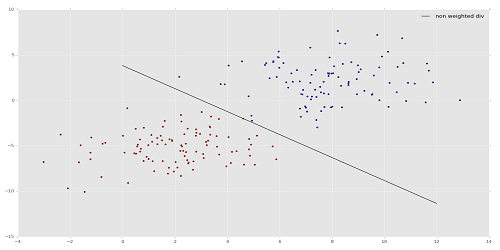
#> input picture mainsvmimage.png, 500 x 250 px, given in place of the camera
$ python 10_opencv_GradientAndEdgeDetection.py   (older library calls are emulated)
#> lines starting #> are read from the running program, lines starting #| are printed output that depends on the picture; after the words box and inside, x2 and y2 are one past the last pixel; in counts of white or black regions, pixels touching at a corner belong together
from cv2 import cv2
import numpy as np

#capture webcam
cap = cv2.VideoCapture(0)

while True:
    #read video
    _, frame = cap.read()
#> frame is the input picture: shape (250, 500, 3); mean B, G, R 231.8, 231.6, 231.8

    #HSV - Hue Saturation Value
    hsv = cv2.cvtColor(frame, cv2.COLOR_BGR2HSV)
#> hsv: shape (250, 500, 3); mean H, S, V 1.4, 0.9, 232.1

    #range for filter
    lower_red = np.array([30,150,50])
    upper_red = np.array([255,255,180])

    #mask shows red as positive (white) (shows red, blue, green)
    mask = cv2.inRange(hsv, lower_red, upper_red)
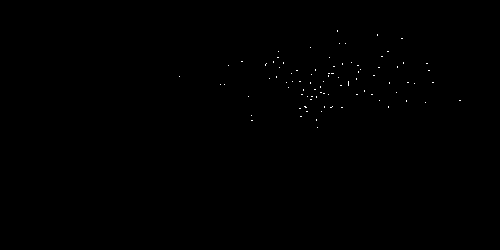
#> mask: shape (250, 500); 0.12% white in thin lines or dots, all inside (x1, y1, x2, y2) = (179, 30, 461, 128)
    #bitwise AND
    res = cv2.bitwise_and(frame,frame, mask= mask)

    #Gradients
    #Laplacian
    laplacian = cv2.Laplacian(frame,cv2.CV_64F)
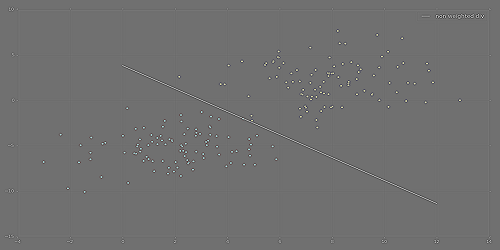
#> laplacian: shape (250, 500, 3) float64; mean B, G, R 0, 0, 0; drawn with min black and max white
    #x
    sobelx = cv2.Sobel(frame,cv2.CV_64F,1,0,ksize=5)
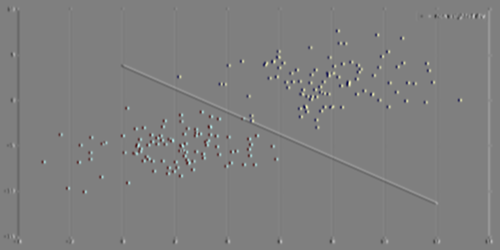
#> sobelx: shape (250, 500, 3) float64; mean B, G, R 0, 0, 0; drawn with min black and max white
    #y
    sobely = cv2.Sobel(frame,cv2.CV_64F,0,1,ksize=5)
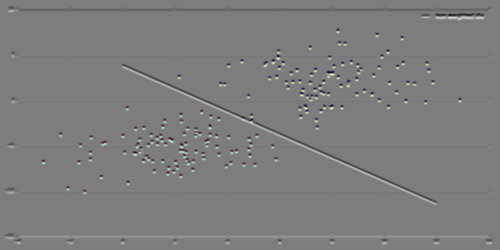
#> sobely: shape (250, 500, 3) float64; mean B, G, R 0, 0, 0; drawn with min black and max white

    #canny edge detection
    edges = cv2.Canny(frame,100,200)
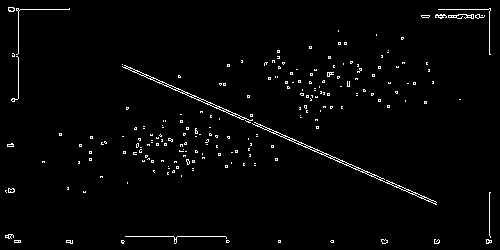
#> edges: shape (250, 500); 2% white in thin lines or dots

    #show frames
    cv2.imshow('frame', edges)

    #press ESC to close
    key = cv2.waitKey(5) & 0xFF
#> (key Esc is pressed here)
    if key == 27:
        break

cv2.destroyAllWindows()
#release resource (webcam)
cap.release()
